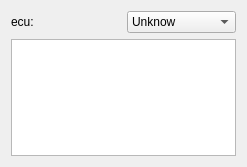
<?xml version="1.0" encoding="UTF-8"?>
<ui version="4.0">
 <class>DIDContentForm</class>
 <widget class="QWidget" name="DIDContentForm">
  <property name="geometry">
   <rect>
    <x>0</x>
    <y>0</y>
    <width>247</width>
    <height>167</height>
   </rect>
  </property>
  <property name="windowTitle">
   <string>Form</string>
  </property>
  <layout class="QVBoxLayout" name="verticalLayout">
   <item>
    <layout class="QHBoxLayout" name="horizontalLayout">
     <item>
      <widget class="QLabel" name="label">
       <property name="text">
        <string>ecu:</string>
       </property>
      </widget>
     </item>
     <item>
      <widget class="QComboBox" name="comboBox_ecu">
       <item>
        <property name="text">
         <string>Unknow</string>
        </property>
       </item>
       <item>
        <property name="text">
         <string>Tbox</string>
        </property>
       </item>
       <item>
        <property name="text">
         <string>Bms</string>
        </property>
       </item>
       <item>
        <property name="text">
         <string>Mcu</string>
        </property>
       </item>
       <item>
        <property name="text">
         <string>Dcdc</string>
        </property>
       </item>
       <item>
        <property name="text">
         <string>Abs</string>
        </property>
       </item>
       <item>
        <property name="text">
         <string>Scm</string>
        </property>
       </item>
       <item>
        <property name="text">
         <string>Inv</string>
        </property>
       </item>
       <item>
        <property name="text">
         <string>Ofbc</string>
        </property>
       </item>
       <item>
        <property name="text">
         <string>Imu</string>
        </property>
       </item>
       <item>
        <property name="text">
         <string>Tft</string>
        </property>
       </item>
       <item>
        <property name="text">
         <string>Lcsc</string>
        </property>
       </item>
       <item>
        <property name="text">
         <string>Rcsc</string>
        </property>
       </item>
       <item>
        <property name="text">
         <string>Flm</string>
        </property>
       </item>
       <item>
        <property name="text">
         <string>Hlc</string>
        </property>
       </item>
       <item>
        <property name="text">
         <string>Wpc</string>
        </property>
       </item>
       <item>
        <property name="text">
         <string>Dik</string>
        </property>
       </item>
       <item>
        <property name="text">
         <string>Lpdc</string>
        </property>
       </item>
       <item>
        <property name="text">
         <string>Tpms</string>
        </property>
       </item>
       <item>
        <property name="text">
         <string>Cddc</string>
        </property>
       </item>
       <item>
        <property name="text">
         <string>Gcu</string>
        </property>
       </item>
       <item>
        <property name="text">
         <string>Vcu</string>
        </property>
       </item>
       <item>
        <property name="text">
         <string>Hmi</string>
        </property>
       </item>
       <item>
        <property name="text">
         <string>Obc</string>
        </property>
       </item>
       <item>
        <property name="text">
         <string>Hhd</string>
        </property>
       </item>
       <item>
        <property name="text">
         <string>Obd</string>
        </property>
       </item>
       <item>
        <property name="text">
         <string>TboxSK</string>
        </property>
       </item>
       <item>
        <property name="text">
         <string>BmsSK</string>
        </property>
       </item>
      </widget>
     </item>
    </layout>
   </item>
   <item>
    <widget class="QListWidget" name="listWidget"/>
   </item>
  </layout>
 </widget>
 <resources/>
 <connections/>
</ui>
